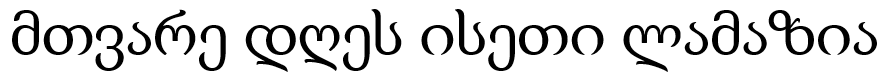
#> input picture LAB7/pictures_src/phrase.bmp, 884 x 79 px, given in place of ა.bmp, which was not available
$ python lab7_classification.py
#> lines starting #> are read from the running program, lines starting #| are printed output that depends on the picture; after the words box and inside, x2 and y2 are one past the last pixel; in counts of white or black regions, pixels touching at a corner belong together; pictures that were not available may be replaced by others from this repository, and a replacement may not be noted
import os
from pathlib import Path
import numpy as np
from PIL import Image, ImageDraw
import cv2
from sklearn.preprocessing import StandardScaler

# Параметры
ALPHABET = list("აბგდევზთიკლმნოპჟრსტუფქღყშჩცძწჭხჯჰ")
PHRASE_GT = "მთვარე დღეს ისეთი ლამაზია"
SIZE = (64, 64)

ALPHABET_DIR = Path("alphabet")
SRC_PATH = Path("pictures_src/phrase1.bmp")
DST_DIR = Path("pictures_results")
os.makedirs(DST_DIR, exist_ok=True)

def to_binary(img_or_path) -> np.ndarray:
    img = Image.open(img_or_path).convert("L")
    return (np.array(img) < 128).astype(np.uint8)
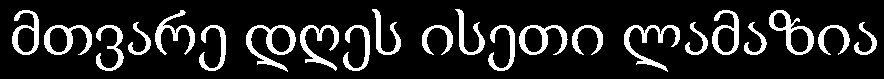
#> returned value: shape (79, 884); values 0 (black) and 1 (white), 13.8% white; 22 white regions, largest, box (x1, y1, x2, y2) and area: (246, 25, 296, 72) 744, (624, 25, 680, 72) 680, (769, 10, 814, 55) 606

def normalize_bin(arr: np.ndarray, size: tuple[int, int] = SIZE) -> np.ndarray:
#> called with size = (64, 64)
    ys, xs = np.nonzero(arr)
#> ys = 9637 values from 9 to 71; xs = 9637 values, max 876 at index 5247, min 12 at index 4002, mean 427.4
    if ys.size == 0:
        return np.zeros(size, dtype=np.uint8)
    y0, y1 = ys.min(), ys.max()
#> y0 = 9; y1 = 71
    x0, x1 = xs.min(), xs.max()
#> x0 = 12; x1 = 876
    crop = arr[y0:y1+1, x0:x1+1]
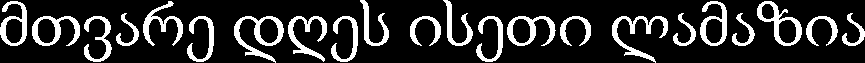
#> crop: shape (63, 865); values 0 (black) and 1 (white), 17.7% white; 22 white regions, largest, box (x1, y1, x2, y2) and area: (234, 16, 284, 63) 744, (612, 16, 668, 63) 680, (757, 1, 802, 46) 606

    h, w = crop.shape
#> h = 63; w = 865
    side = max(h, w)
#> side = 865
    canvas = np.zeros((side, side), dtype=np.uint8)
    y_off = (side - h) // 2
#> y_off = 401
    x_off = (side - w) // 2
#> x_off = 0
    canvas[y_off:y_off + h, x_off:x_off + w] = crop
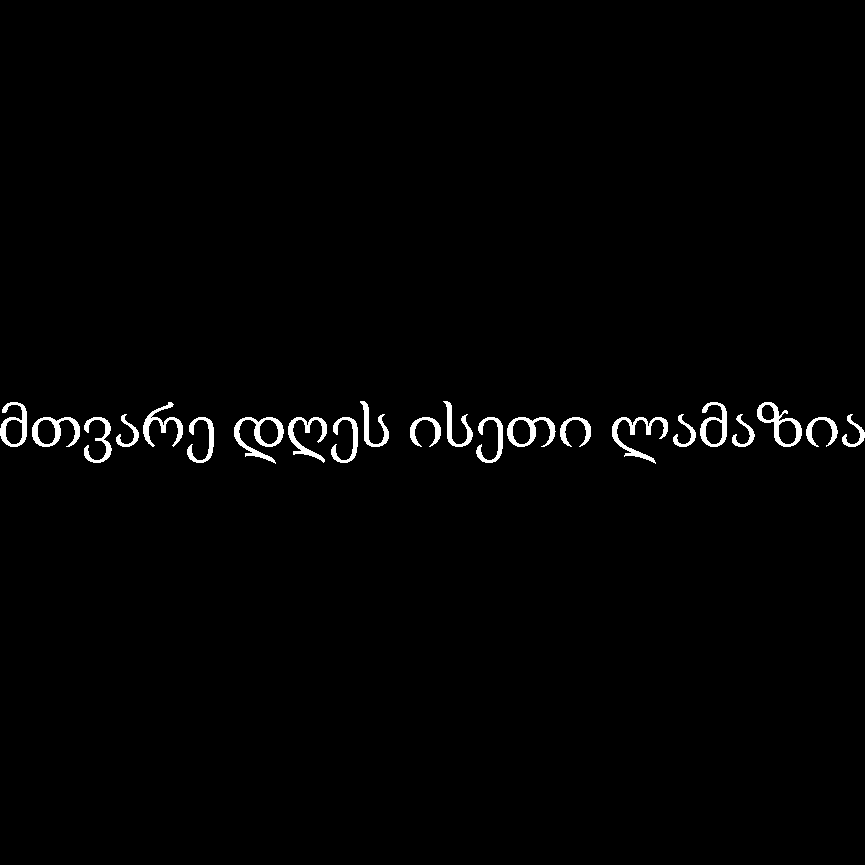
#> canvas: shape (865, 865); values 0 (black) and 1 (white), 1.3% white; 22 white regions, largest, box (x1, y1, x2, y2) and area: (234, 417, 284, 464) 744, (612, 417, 668, 464) 680, (757, 402, 802, 447) 606

    img = Image.fromarray(canvas * 255)
    img = img.resize(size, Image.Resampling.NEAREST)
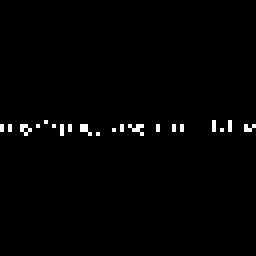
#> img: PIL image 64x64 L (shown 4 times larger); 1.2% white in thin lines or dots, all inside (x1, y1, x2, y2) = (0, 30, 64, 34)
    return (np.array(img) < 128).astype(np.uint8)


# [22 lines left out: function segment_by_profiles, not called in this run]


def extract_features(arr: np.ndarray) -> np.ndarray:
    ys, xs = np.nonzero(arr)
#> ys = 4047 values from 0 to 63; xs = 4047 values, max 63 at index 63, min 0 at index 0, mean 31.52
    if ys.size == 0:
        return np.zeros(10)

    mass = len(xs)
#> mass = 4047
    x_c = xs.mean()
#> x_c = 31.52
    y_c = ys.mean()
#> y_c = 31.5
    x_m = ((xs - x_c) ** 2).mean()
#> x_m = 340.8
    y_m = ((ys - y_c) ** 2).mean()
#> y_m = 345.4
    xy_m = ((xs - x_c) * (ys - y_c)).mean()
#> xy_m = 0.0232

    h, w = arr.shape
#> h = 64; w = 64
    density = mass / (h * w)
#> density = 0.988
    aspect_ratio = h / w if w != 0 else 0
#> aspect_ratio = 1

    img = (arr * 255).astype(np.uint8)
    contours, _ = cv2.findContours(img, cv2.RETR_EXTERNAL, cv2.CHAIN_APPROX_SIMPLE)
#> contours = 1 contour; box (x1, y1, x2, y2) and area: (0, 0, 64, 64) 3966
    hu = cv2.HuMoments(cv2.moments(contours[0])).flatten() if contours else np.zeros(7)
#> hu = [0.167, 3.41e-08, 9.09e-10, 1.27e-10, -4.32e-20, -2.34e-14, -6.81e-23]

    return np.concatenate(([mass, x_c, y_c, x_m, y_m, xy_m, density, aspect_ratio], hu[:2]))


def load_templates():
    feats, labels = [], []
    for ch in ALPHABET:
        path = ALPHABET_DIR / f"{ch}.bmp"
        arr = normalize_bin(to_binary(path))
        feat = extract_features(arr)
#> feat = [4047, 31.52, 31.5, 340.8, 345.4, 0.0232, 0.988, 1, 0.167, 3.41e-08]
        feats.append(feat)
        labels.append(ch)
#> pass 2 of the loop in load_templates, `for ch in ALPHABET:`:
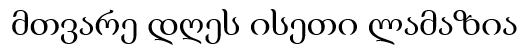
#> input picture LAB7/pictures_src/phrase1.bmp, 523 x 55 px, given in place of ბ.bmp, which was not available
#> in to_binary (call 2), `return (np.array(img) < 128).astype(np.uint8)`:
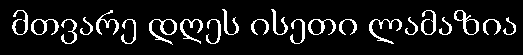
#> returned value: shape (55, 523); values 0 (black) and 1 (white), 9.6% white in thin lines or dots, all inside (x1, y1, x2, y2) = (12, 9, 516, 45)
#> in normalize_bin (call 2), `ys, xs = np.nonzero(arr)`: ys = 2766 values from 9 to 44; xs = 2766 values, max 515 at index 1289, min 12 at index 1148, mean 256
#> y1 = 44
#> x1 = 515
#> crop: shape (36, 504); values 0 (black) and 1 (white), 15.2% white in thin lines or dots
#> canvas: shape (504, 504); values 0 (black) and 1 (white), 1.1% white in thin lines or dots, all inside (x1, y1, x2, y2) = (0, 234, 504, 270)
#> in normalize_bin (call 2), `img = img.resize(size, Image.Resampling.NEAREST)`:
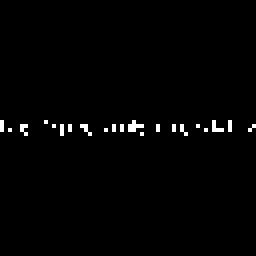
#> img: PIL image 64x64 L (shown 4 times larger); 1.2% white in thin lines or dots, all inside (x1, y1, x2, y2) = (0, 30, 64, 34)
#> contours = 1 contour; box (x1, y1, x2, y2) and area: (0, 0, 64, 64) 3965
#> feat = [4045, 31.51, 31.5, 341.3, 345.5, 0.00352, 0.988, 1, 0.167, 6.04e-08]
    feats = np.array(feats)
    scaler = StandardScaler()
    feats = scaler.fit_transform(feats)
    return feats, labels, scaler


# [34 lines left out: functions recognise_image, accuracy, not called in this run]


def main():
    print("[1] Загрузка шаблонов признаков…")
    template_feats, labels, scaler = load_templates()

    print("[2] Распознавание изображения…")
    preds, all_hyps, boxes = recognise_image(SRC_PATH, template_feats, labels, scaler)
    recog_str = "".join(preds)
    errs, pct = accuracy(preds, PHRASE_GT)

    print(f"\nРаспознано : {recog_str}")
    print(f"Эталон     : {PHRASE_GT}")
    print(f"Ошибок     : {errs}/{len(PHRASE_GT)} | Точность: {pct:.2f}%")

    print("[3] Сохранение результатов…")
    hyp_path = DST_DIR / "hypotheses1.txt"
    with hyp_path.open("w", encoding="utf-8") as f:
        for i, hyp in enumerate(all_hyps, 1):
            f.write(f"{i}: {hyp}\n")

    with open(DST_DIR / "best_prediction1.txt", "w", encoding="utf-8") as f:
        f.write(recog_str)

    img = Image.open(SRC_PATH).convert("RGB")
    draw = ImageDraw.Draw(img)
    for box in boxes:
        draw.rectangle([(box[0], box[1]), (box[2], box[3])], outline="red", width=1)
    img.save(DST_DIR / "phrase_segmented1.bmp")

    print("[✓] Готово!")

if __name__ == "__main__":
#> (the run stopped early here; a loop or call above may not have finished)
